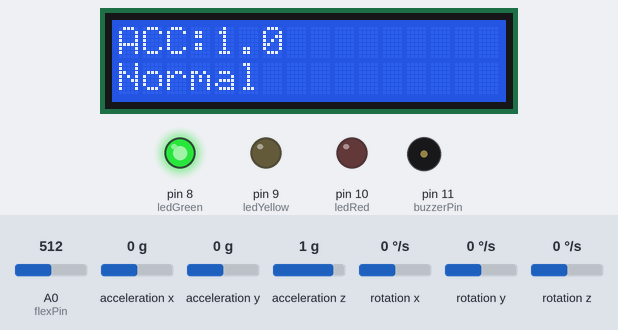
Recording of a sketch running on a simulated Arduino Uno, built with avr-gcc and run on an emulated ATmega328P. On the bench: 16×2 character LCD, output pins drawn as LEDs (lit = HIGH), buzzer (waves = sounding, pin HIGH). The inputs (shaded band) are chosen by the test bench; at power-on: acceleration x 0 g, acceleration y 0 g, acceleration z 1 g, A0 (flexPin) = 512, rotation x 0 °/s, rotation y 0 °/s, rotation z 0 °/s. What the sketch prints to the serial monitor is not drawn.

Above: at 3.7 s.
3.8 s: acceleration x set to -0.8 g
5.4 s: acceleration x set to -1.1 g
At 6.6 s:
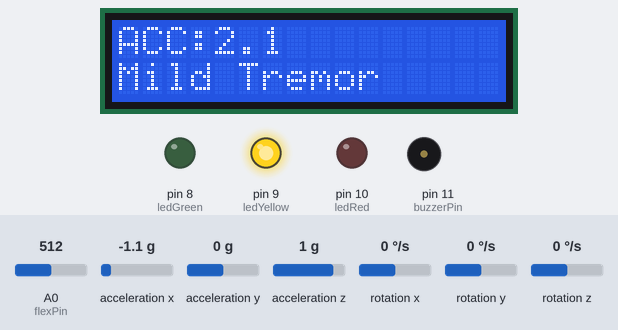
7.0 s: acceleration y set to -0.7 g
At 7.5 s:
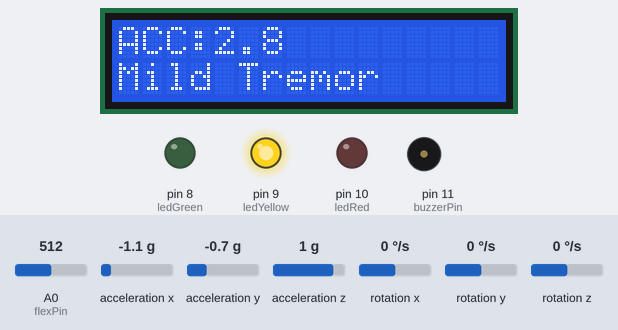
8.6 s: acceleration y set to -1 g
At 9.5 s:
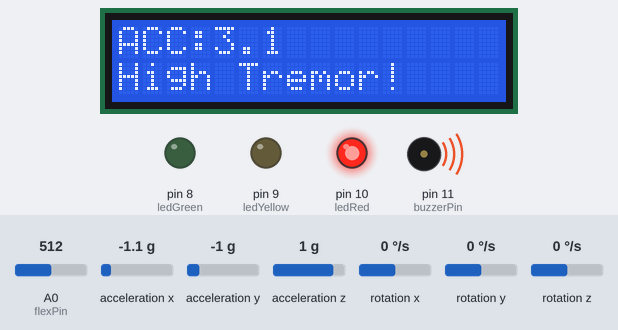
10.3 s: acceleration z set to -1.4 g
At 11.6 s:
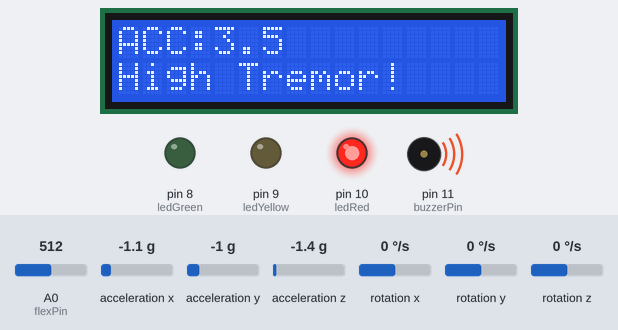
11.9 s: acceleration z set to -1 g
At 12.4 s:
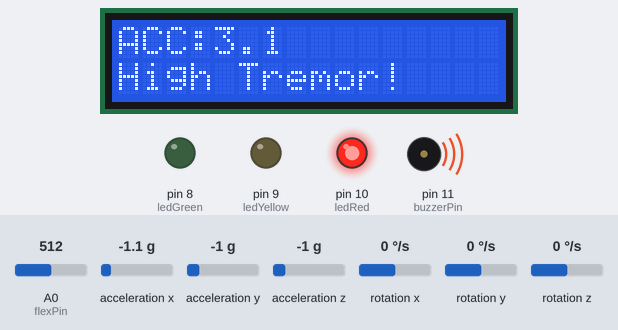
13.6 s: acceleration z set to -0.7 g
At 14.5 s:
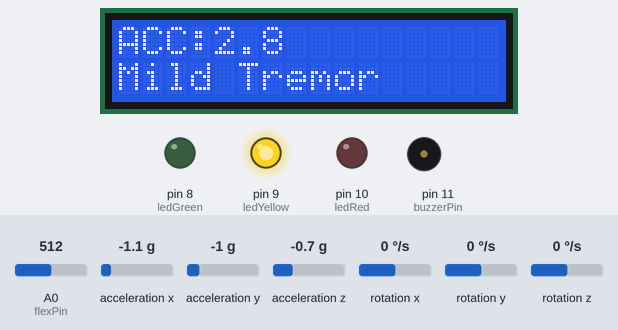
Timing chart, 0 to 16.3 s (numbered marks = the images above; inputs shaded):
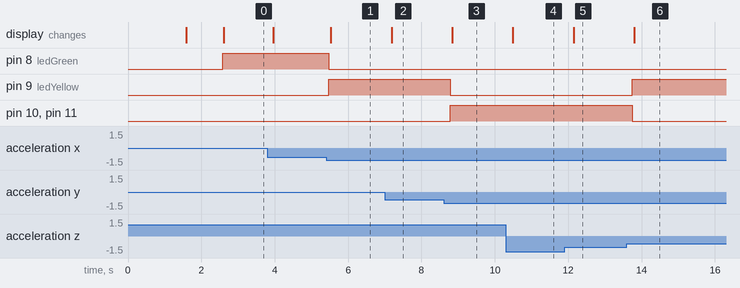

Measured:
- the behaviour switches between -0.9 and -1 g on acceleration x (found by bisection; images 0 and 1)
- the behaviour switches between -0.8 and -0.9 g on acceleration y (found by bisection; images 2 and 3)
- the behaviour switches between -0.9 and -0.8 g on acceleration z (found by bisection; images 5 and 6)
- after the input at 5.4 s, pin 8 (ledGreen): HIGH → LOW after 0.07 s; pin 9 (ledYellow): LOW → HIGH after 0.07 s; the display: changes after 0.13 s (image 1)
- after the input at 7.0 s, the display: changes after 0.18 s (image 2)
- after the input at 8.6 s, pin 9 (ledYellow): HIGH → LOW after 0.18 s; pin 10 (ledRed), pin 11 (buzzerPin): LOW → HIGH after 0.18 s; the display: changes after 0.24 s (image 3)
- after the input at 10.3 s, the display: changes after 0.19 s (image 4)
- after the input at 11.9 s, the display: changes after 0.25 s (image 5)
- after the input at 13.6 s, pin 9 (ledYellow): LOW → HIGH after 0.15 s; pin 10 (ledRed), pin 11 (buzzerPin): HIGH → LOW after 0.15 s; the display: changes after 0.20 s (image 6)

The sketch:

Arduino_Tremo_coding.ino
```cpp
#include <Wire.h>
#include <LiquidCrystal_I2C.h>
#include <MPU6050_light.h>
#include <SoftwareSerial.h>
SoftwareSerial BT(2,3);
LiquidCrystal_I2C lcd(0x27, 16, 2);
MPU6050 mpu(Wire);

//Dummy flex sensor pin
int flexPin = A0;

// LED PINS
int ledGreen = 8;
int ledYellow = 9;
int ledRed = 10;

// Buzzer
int buzzerPin = 11;

// NEW tremor thresholds
float mildThr = 2.0;   // Mild tremor start
float highThr = 3.0;   // High tremor start

void setup() {
  Serial.begin(9600);
  BT.begin(9600);
  Wire.begin();

  // LCD
  lcd.init();
  lcd.backlight();
  lcd.print("Initializing...");
  delay(500);

  // MPU INIT
  byte status = mpu.begin();
  if (status != 0) {
    lcd.clear();
    lcd.print("MPU ERROR");
    while (1);
  }

  mpu.calcOffsets();
  lcd.clear();
  lcd.print("Ready");
  delay(1000);

  pinMode(ledGreen, OUTPUT);
  pinMode(ledYellow, OUTPUT);
  pinMode(ledRed, OUTPUT);
  pinMode(buzzerPin, OUTPUT);
}

void loop() {

  mpu.update();

  // Calculate acceleration magnitude
  float accValue = abs(mpu.getAccX()) +
                   abs(mpu.getAccY()) +
                   abs(mpu.getAccZ());

  // Dummy flex reading (only for Serial Monitor)
  int flexValue = analogRead(flexPin);

  // ----- SERIAL MONITOR -----
  Serial.print("ACC = ");
  Serial.print(accValue, 2);

  Serial.print("   |   Flex = ");
  Serial.println(flexValue);

  String status;

  // ----- CONDITIONS -----
  if (accValue < mildThr) {
    status = "Normal";
    digitalWrite(ledGreen, HIGH);
    digitalWrite(ledYellow, LOW);
    digitalWrite(ledRed, LOW);
    digitalWrite(buzzerPin, LOW);
  }
  else if (accValue >= mildThr && accValue < highThr) {
    status = "Mild Tremor";
    digitalWrite(ledGreen, LOW);
    digitalWrite(ledYellow, HIGH);
    digitalWrite(ledRed, LOW);
    digitalWrite(buzzerPin, LOW);
    BT.println("WARNING: MILD TREMOR DETECTED");

    Serial.println("WARNING: Mild Tremor Detected");
  }
  else {
    status = "High Tremor!";
    digitalWrite(ledGreen, LOW);
    digitalWrite(ledYellow, LOW);
    digitalWrite(ledRed, HIGH);
    digitalWrite(buzzerPin, HIGH);
    BT.println("ALERT: HIGH TREMOR DETECTED!");

    Serial.println("ALERT: HIGH TREMOR DETECTED!");
  }

  // ----- LCD DISPLAY -----
  lcd.clear();
  lcd.setCursor(0, 0);
  lcd.print("ACC:");
  lcd.print(accValue, 1);   // one decimal only

  lcd.setCursor(0, 1);
  lcd.print(status);

  delay(150);
}
```
